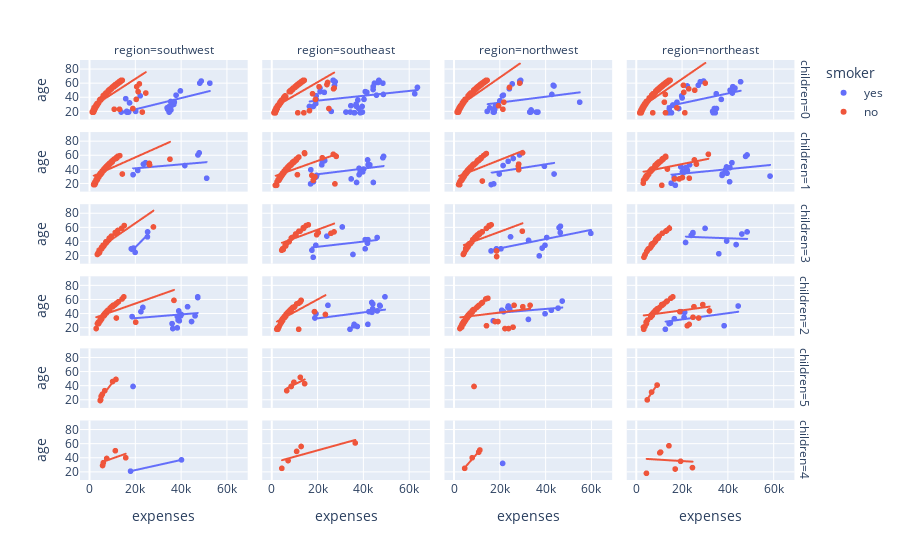

This figure's notebook cell:
### Code cell
px.scatter(data, x = 'expenses',
          y = 'age',
          facet_row = 'children',
          facet_col = 'region',
          color = 'smoker',
          trendline = 'ols')
